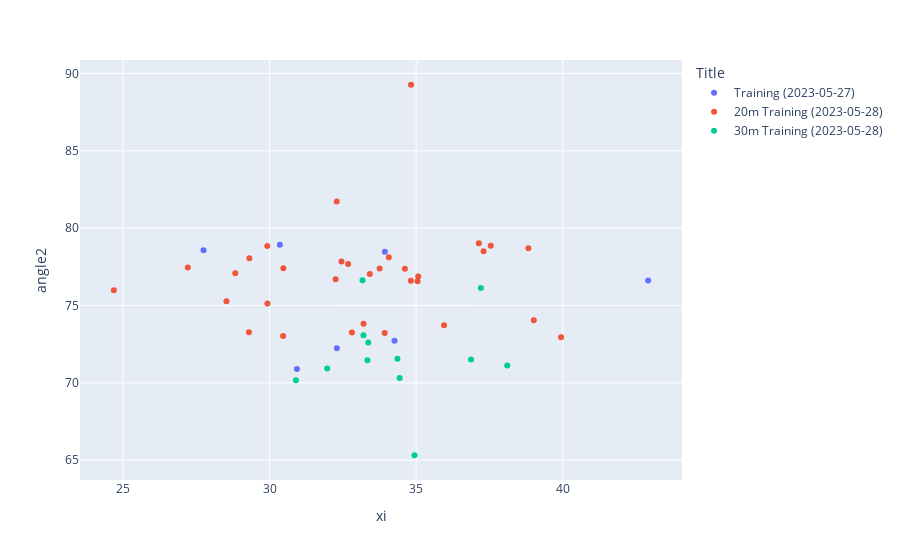

Write notebook code for a chart like this one.
### Code cell
px.scatter(
    df_sensors,
    x="xi",
    y="angle2",
    color="Title"
)

### Figure 1 — Plotly figure (JSON) as saved in the notebook; plotly's stock layout.template omitted (floating-point values rounded to 4 significant figures)
{"data": [{"hovertemplate": "Title=Training (2023-05-27)<br>xi=%{x}<br>angle2=%{y}<extra></extra>", "legendgroup": "Training (2023-05-27)", "marker": {"color": "#636efa", "symbol": "circle"}, "mode": "markers", "name": "Training (2023-05-27)", "orientation": "v", "showlegend": true, "type": "scatter", "x": [30.35, 27.75, 33.93, 32.3, 42.92, 34.26, 30.93, null], "xaxis": "x", "y": [78.93, 78.58, 78.48, 72.24, 76.62, 72.73, 70.89, null], "yaxis": "y"}, {"hovertemplate": "Title=20m Training (2023-05-28)<br>xi=%{x}<br>angle2=%{y}<extra></extra>", "legendgroup": "20m Training (2023-05-28)", "marker": {"color": "#EF553B", "symbol": "circle"}, "mode": "markers", "name": "20m Training (2023-05-28)", "orientation": "v", "showlegend": true, "type": "scatter", "x": [33.93, 37.3, 33.21, 33.75, 30.46, 35.05, 32.25, 28.53, 32.81, 32.29, 37.55, 29.92, 39.01, 33.42, 34.62, 38.83, 29.3, 34.07, 32.45, 30.47, 35.07, 34.82, 29.31, 32.68, 29.93, 28.83, 27.21, 24.69, 39.94, 37.14, 34.83, 35.95], "xaxis": "x", "y": [73.23, 78.51, 73.82, 77.39, 73.03, 76.57, 76.7, 75.28, 73.26, 81.72, 78.86, 78.84, 74.04, 77.04, 77.38, 78.69, 73.28, 78.11, 77.85, 77.4, 76.88, 76.59, 78.06, 77.69, 75.13, 77.09, 77.45, 75.98, 72.94, 79.02, 89.27, 73.73], "yaxis": "y"}, {"hovertemplate": "Title=30m Training (2023-05-28)<br>xi=%{x}<br>angle2=%{y}<extra></extra>", "legendgroup": "30m Training (2023-05-28)", "marker": {"color": "#00cc96", "symbol": "circle"}, "mode": "markers", "name": "30m Training (2023-05-28)", "orientation": "v", "showlegend": true, "type": "scatter", "x": [34.94, 34.44, 30.9, 36.87, 33.34, 33.37, 37.21, 33.17, 38.11, 34.36, 31.97, 33.2], "xaxis": "x", "y": [65.32, 70.32, 70.17, 71.52, 71.46, 72.61, 76.13, 76.64, 71.12, 71.56, 70.94, 73.08], "yaxis": "y"}], "layout": {"legend": {"title": {"text": "Title"}, "tracegroupgap": 0}, "margin": {"t": 60}, "xaxis": {"anchor": "y", "domain": [0, 1], "title": {"text": "xi"}}, "yaxis": {"anchor": "x", "domain": [0, 1], "title": {"text": "angle2"}}}}
